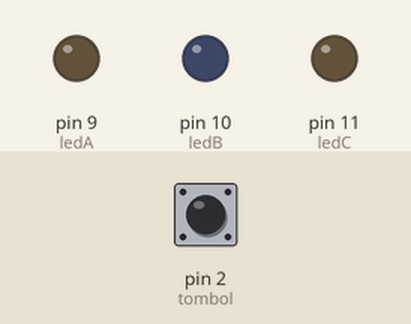
This sketch was run on a simulated Arduino Uno, built with avr-gcc and run on an emulated ATmega328P. Parts: output pins drawn as LEDs (lit = HIGH). The test bench sets the inputs (shaded band); at power-on: pin 2 (tombol) HIGH.

Above: at 1.2 s.
1.3 s: pin 2 (tombol) pulled LOW for 0.15 s
At 1.37 s:
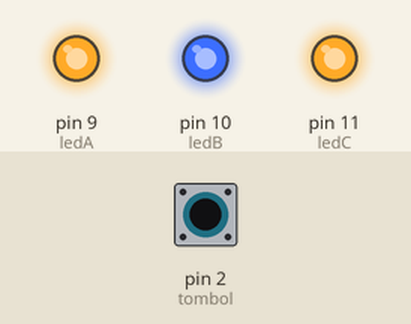
2.9 s: pin 2 (tombol) pulled LOW for 3.2 s
At 6.4 s:
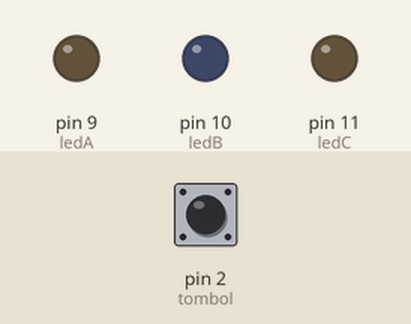
Timing chart, 0 to 7.9 s (numbered marks = the images above; inputs shaded):
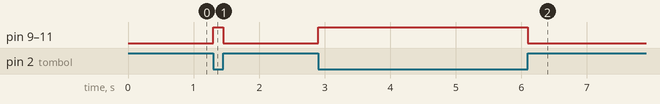

The sketch:

PushButton3LED.ino
```cpp
int ledA = 9, ledB = 10, ledC = 11; // Pin yang terhubung LED
int tombol = 2; // Pin yang terhubung tombol
void setup(){
  pinMode(ledA,OUTPUT); // LED A sebagai output
  pinMode(ledB,OUTPUT); // LED B sebagai output
  pinMode(ledC,OUTPUT); // LED C sebagai output
  pinMode(tombol,INPUT); // Push button sebagai input
}

void loop(){
 if(digitalRead(tombol)==LOW){ // Kondisi tombol ditekan (active low)
    digitalWrite(ledA,HIGH); // LED A akan menyala
   digitalWrite(ledB,HIGH); // LED  B akan menyala
   digitalWrite(ledC,HIGH); // LED C akan menyala
 }
else{ // Kondisi tombol dilepaskan
    digitalWrite(ledA,LOW); // LED A akan mati
  digitalWrite(ledB,LOW); // LED B akan mati
  digitalWrite(ledC,LOW); // LED C akan mati
 }
}
```

Measured:
- after the input at 1.3 s, pin 9 (ledA), pin 10 (ledB), pin 11 (ledC): LOW → HIGH at once, → LOW 0.15 s later
- after the input at 2.9 s, pin 9 (ledA), pin 10 (ledB), pin 11 (ledC): LOW → HIGH at once, → LOW 3.2 s later
